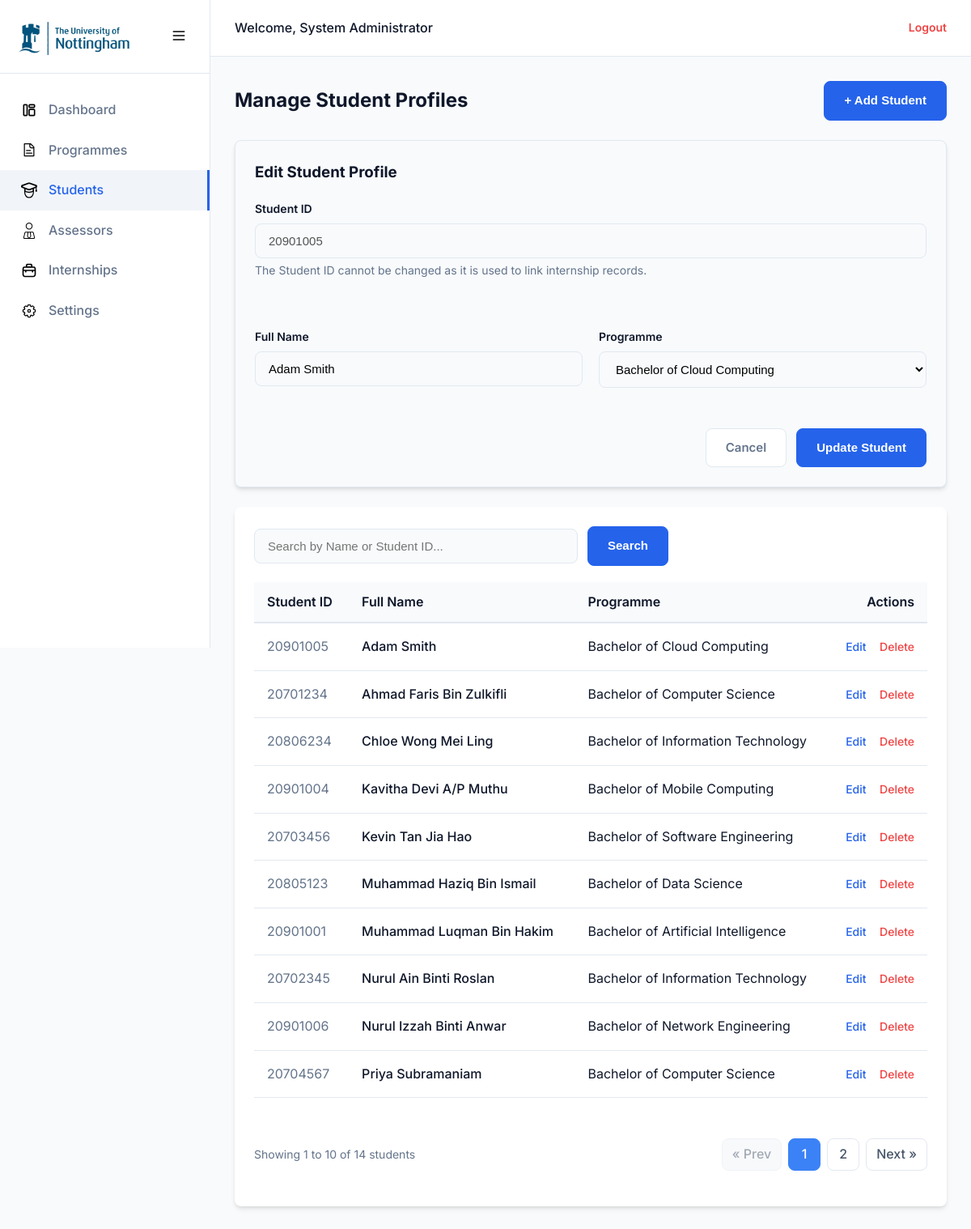
The page /admin/students.php?edit_id=20901005 (signed in) on the database its author committed.
### tables this page shows
CREATE TABLE `student` (
  `student_id` int(11) NOT NULL,
  `student_name` varchar(255) NOT NULL,
  `programme_id` int(11) NOT NULL
);

CREATE TABLE `programme` (
  `programme_id` int(11) NOT NULL,
  `programme_name` varchar(100) NOT NULL
);

### includes/functions.php (called while the page is built, shortened)
<?php
    function get_student($conn, $student_id) {
        $stmt = $conn->prepare("SELECT * FROM student WHERE student_id = ?");
        $stmt->bind_param("i", $student_id);
        $stmt->execute();
        $result = $stmt->get_result();
        $student = $result->fetch_assoc();
        return $student ?: false;
    }
    function get_students_paged($conn, $limit, $offset, $search = "") {
        $sql = "SELECT s.*, p.programme_name
                FROM student s
                JOIN programme p ON s.programme_id = p.programme_id";
        $sql .= " ORDER BY s.student_name ASC LIMIT ? OFFSET ?";
        $stmt = $conn->prepare($sql);
        if (!empty($search)) {
            $searchTerm = "%$search%";
            $stmt->bind_param("ssii", $searchTerm, $searchTerm, $limit, $offset);
        } else {
            $stmt->bind_param("ii", $limit, $offset);
        }
        $stmt->execute();
        $result = $stmt->get_result();
        return $result;
    }
    function count_students($conn, $search = "") {
        $sql = "SELECT COUNT(*) as total FROM student";
        $stmt = $conn->prepare($sql);
        $stmt->execute();
        $result = $stmt->get_result()->fetch_assoc();
        return $result['total'];
    }
?>

### admin/students.php (the view, shortened to what this page needs)
<?php
    include '../config/db.php';
    include '../includes/functions.php';
    $errors = [];
    $edit_mode = false;
    $action = $_POST['action'] ?? '';
    $edit_student_name_value = "";
    $edit_programme_id_value = "";
    $search = trim($_GET['search'] ?? '');
    $limit  = 10;
    $page   = (int) ($_GET['page'] ?? 1);
    $total_students = count_students($conn, $search);
    $total_pages    = ceil($total_students / $limit);
    $offset = ($page - 1) * $limit;
    if (isset($_GET['edit_id'])) {
        $edit_id = (int) $_GET['edit_id'];
        $student = get_student($conn, $edit_id);
        if ($student) {
            $edit_mode = true;
            $edit_student_name_value = $_POST['student_name'] ?? $student['student_name'];
            $edit_programme_id_value = $_POST['programme_id'] ?? $student['programme_id'];
        } else {
            $errors[] = "Student not found.";
        }
    }
    $result = get_students_paged($conn, $limit, $offset, $search);
    $programmes = $conn->query("SELECT * FROM programme ORDER BY programme_name ASC");
?>
<!DOCTYPE html>
<html lang="en">
<head>
    <link rel="stylesheet" href="../assets/css/style.css">
</head>
<body>
    <div class="app-container">
        <?php include '../components/sidebar.php'; ?>
        <main class="main-content">
            <?php include '../components/header.php'; ?>
            <div class="content-area">
                <div class="page-header">
                    <h1 class="page-title">Manage Student Profiles</h1>
                    <button class="btn btn-primary btn-auto" onclick="document.getElementById('addForm').style.display='block'">+ Add Student</button>
                </div>
                                <?php
                                    $programmes_list = [];
                                    while ($prog = $programmes->fetch_assoc()) {
                                        $programmes_list[] = $prog;
                                    }
                                ?>
                <div class="card collapse-form" id="editForm" style="display: <?= ($edit_mode || ($action === 'edit' && !empty($errors))) ? 'block' : 'none' ?>;">
                    <h3 class="mb-20">Edit Student Profile</h3>
                    <form action="" method="post" class="form-grid" novalidate>
                        <div class="form-group form-span-2">
                            <label>Student ID</label>
                            <input type="text" class="form-control" value="<?= htmlspecialchars($student['student_id'] ?? '') ?>" disabled>
                            <small class="card-description d-block mt-4">The Student ID cannot be changed as it is used to link internship records.</small>
                        </div>
                        <div class="form-group">
                            <label for="student_name_edit">Full Name</label>
                            <input type="text" name="student_name" id="student_name_edit" class="form-control"
                                   value="<?= htmlspecialchars($edit_student_name_value) ?>" required>
                        </div>
                        <div class="form-group">
                            <label for="programme_id_edit">Programme</label>
                            <select name="programme_id" id="programme_id_edit" class="form-control" required>
                                <?php foreach ($programmes_list as $prog):
                                    $selected = ($edit_programme_id_value == $prog['programme_id']) ? 'selected' : '';
                                ?>
                                    <option value="<?= $prog['programme_id'] ?>" <?= $selected ?>><?= htmlspecialchars($prog['programme_name']) ?></option>
                                <?php endforeach; ?>
                            </select>
                        </div>
                        <div class="form-actions">
                            <a href="students.php" class="btn btn-secondary btn-auto">Cancel</a>
                            <button type="submit" class="btn btn-primary btn-auto">Update Student</button>
                        </div>
                    </form>
                </div>
                <div class="card">
                    <form action="" method="get" class="search-container">
                        <input type="text" name="search" class="form-control max-w-400"
                               placeholder="Search by Name or Student ID..."
                               value="<?= htmlspecialchars($search) ?>">
                        <button type="submit" class="btn btn-primary btn-auto">Search</button>
                    </form>
                    <div class="table-responsive">
                        <table class="irms-table">
                            <thead>
                                <tr class="table-header-row">
                                    <th class="table-header-cell">Student ID</th>
                                    <th class="table-header-cell">Full Name</th>
                                    <th class="table-header-cell">Programme</th>
                                    <th class="table-header-cell text-right">Actions</th>
                                </tr>
                            </thead>
                            <tbody>
                                <?php if ($result && $result->num_rows > 0): ?>
                                    <?php while ($row = $result->fetch_assoc()): ?>
                                        <tr class="table-body-row">
                                            <td class="table-cell-muted"><?= htmlspecialchars($row['student_id']) ?></td>
                                            <td class="table-cell-medium"><?= htmlspecialchars($row['student_name']) ?></td>
                                            <td class="table-cell"><?= htmlspecialchars($row['programme_name']) ?></td>
                                            <td class="table-actions-cell">
                                                <a href="?edit_id=<?= $row['student_id'] ?>" class="action-edit">Edit</a>
                                                <form action="" method="post" style="display:inline;">
                                                    <button type="submit" class="btn-link-reset action-revoke"
                                                            onclick="return confirm('Are you sure you want to delete this student profile? This action cannot be undone.')">Delete</button>
                                                </form>
                                            </td>
                                        </tr>
                                    <?php endwhile; ?>
                                <?php else: ?>
                                    <tr class="table-body-row">
                                        <td colspan="4" class="table-cell text-center">No students found.</td>
                                    </tr>
                                <?php endif; ?>
                            </tbody>
                        </table>
                    </div>
                    <?php if ($total_pages > 1): ?>
                        <div class="pagination">
                            <div class="pagination-info">
                                Showing <?= $offset + 1 ?> to <?= min($offset + $limit, $total_students) ?> of <?= $total_students ?> students
                            </div>
                            <a href="?page=<?= $page - 1 ?>&search=<?= urlencode($search) ?>"
                               class="pagination-item <?= ($page <= 1) ? 'disabled' : '' ?>"
                               <?= ($page <= 1) ? 'onclick="return false;"' : '' ?>>
                                &laquo; Prev
                            </a>
                            <?php
                                for ($i = 1; $i <= $total_pages; $i++):
                            ?>
                                <a href="?page=<?= $i ?>&search=<?= urlencode($search) ?>"
                                   class="pagination-item <?= ($i === $page) ? 'active' : '' ?>">
                                    <?= $i ?>
                                </a>
                            <?php endfor; ?>
                            <a href="?page=<?= $page + 1 ?>&search=<?= urlencode($search) ?>"
                               class="pagination-item <?= ($page >= $total_pages) ? 'disabled' : '' ?>"
                               <?= ($page >= $total_pages) ? 'onclick="return false;"' : '' ?>>
                                Next &raquo;
                            </a>
                        </div>
                    <?php endif; ?>
                </div>
            </div>
        </main>
    </div>
</body>
</html>

### rows shown on the page
student: student_id "20901005", student_name "Adam Smith", programme.programme_name "Bachelor of Cloud Computing"
student: student_id "20701234", student_name "Ahmad Faris Bin Zulkifli", programme.programme_name "Bachelor of Computer Science"
student: student_id "20806234", student_name "Chloe Wong Mei Ling", programme.programme_name "Bachelor of Information Technology"
student: student_id "20901004", student_name "Kavitha Devi A/P Muthu", programme.programme_name "Bachelor of Mobile Computing"
student: student_id "20703456", student_name "Kevin Tan Jia Hao", programme.programme_name "Bachelor of Software Engineering"
student: student_id "20805123", student_name "Muhammad Haziq Bin Ismail", programme.programme_name "Bachelor of Data Science"
student: student_id "20901001", student_name "Muhammad Luqman Bin Hakim", programme.programme_name "Bachelor of Artificial Intelligence"
student: student_id "20702345", student_name "Nurul Ain Binti Roslan", programme.programme_name "Bachelor of Information Technology"
student: student_id "20901006", student_name "Nurul Izzah Binti Anwar", programme.programme_name "Bachelor of Network Engineering"
student: student_id "20704567", student_name "Priya Subramaniam", programme.programme_name "Bachelor of Computer Science"

### other values the page prints
$_SESSION['fullname'] "System Administrator"
$offset + 1 "1"
min($offset + $limit, $total_students) "10"
$total_students "14"
form field programme_id "Bachelor of Cloud Computing"
